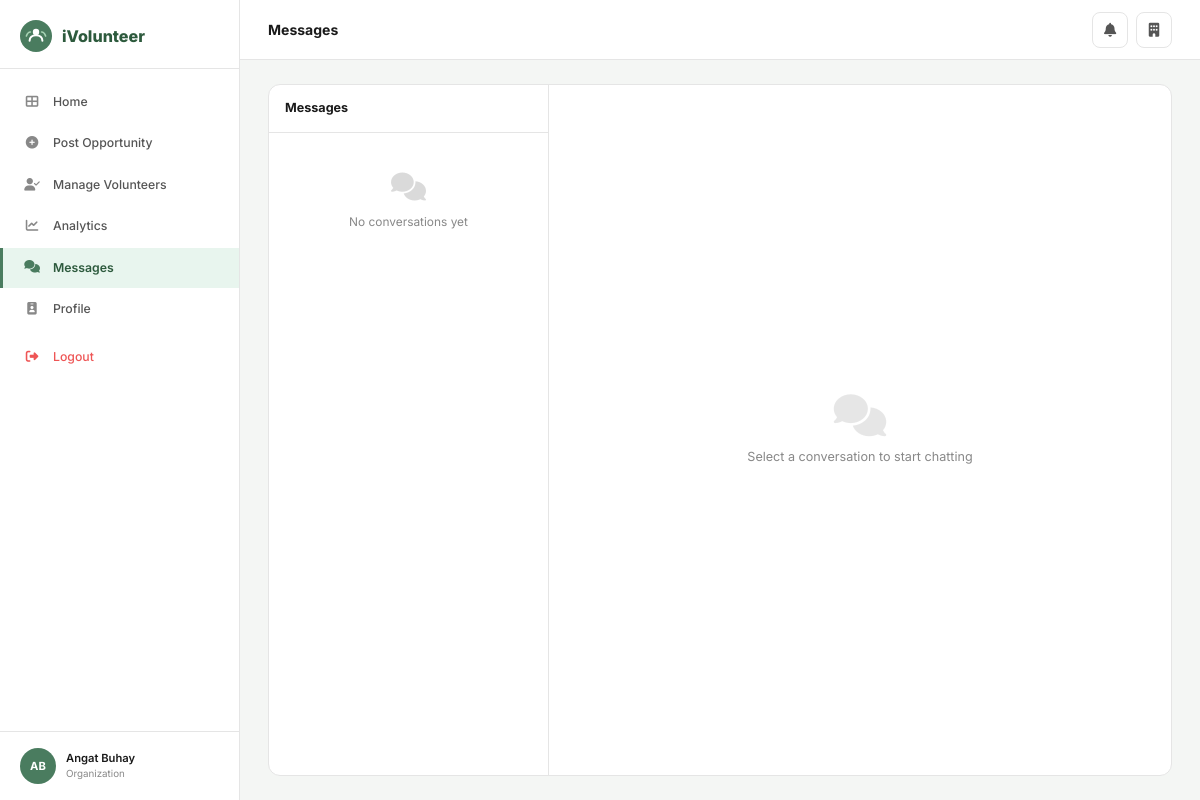
Page /chats/ (signed in) on the committed database.
### core/models.py (models this page shows, shortened)
class User(AbstractUser):
    ROLE_CHOICES = [('volunteer','Volunteer'),('organization','Organization'),('admin','Admin')]
    STATUS_CHOICES = [('active','Active'),('pending','Pending'),('suspended','Suspended'),('inactive','Inactive')]
    role = models.CharField(max_length=20, choices=ROLE_CHOICES, default='volunteer')
    phone_number = models.CharField(max_length=20, blank=True)
    profile_picture = models.ImageField(upload_to='profile_pics/', blank=True, null=True)
    location = models.CharField(max_length=200, blank=True)
    status = models.CharField(max_length=20, choices=STATUS_CHOICES, default='active')
    is_verified = models.BooleanField(default=False)

### core/views.py (the view)
# urls.py: path('chats/', views.chats, name='chats'),
@login_required
def chats(request):
    sent = Message.objects.filter(sender=request.user).values_list('receiver_id', flat=True)
    recv = Message.objects.filter(receiver=request.user).values_list('sender_id', flat=True)
    partner_ids = set(list(sent)+list(recv))
    partners = User.objects.filter(id__in=partner_ids)
    convos = []
    for p in partners:
        last = Message.objects.filter(Q(sender=request.user,receiver=p)|Q(sender=p,receiver=request.user)).order_by('-created_at').first()
        unread = Message.objects.filter(sender=p, receiver=request.user, is_read=False).count()
        convos.append({'partner': p, 'last': last, 'unread': unread})
    convos.sort(key=lambda x: x['last'].created_at if x['last'] else timezone.now(), reverse=True)
    return render(request, 'core/chats.html', {'conversations': convos})

### core/templates/core/chats.html (shortened to what this page needs)
{% extends 'core/base.html' %}
{% block page_title %}Messages{% endblock %}
{% block content %}
<div class="chat-layout">
  <div class="chat-list">
    <div class="chat-list-header">Messages</div>
    {% if conversations %}
    {% for c in conversations %}
    <a href="{% url 'chat_detail' c.partner.pk %}" class="chat-item">
      <div class="chat-av">{{ c.partner.first_name|first|upper }}</div>
      <div style="flex:1;min-width:0">
        <div style="display:flex;justify-content:space-between;align-items:center">
          <span class="chat-name">{{ c.partner.get_full_name|default:c.partner.username }}</span>
          {% if c.unread %}<span style="background:#4a7c5f;color:#fff;border-radius:50%;width:18px;height:18px;display:flex;align-items:center;justify-content:center;font-size:.65rem;font-weight:700">{{ c.unread }}</span>{% endif %}
        </div>
        <div class="chat-preview">{% if c.last %}{{ c.last.content }}{% else %}No messages yet{% endif %}</div>
      </div>
    </a>
    {% endfor %}
    {% else %}
    <div style="padding:40px 20px;text-align:center;color:#888;font-size:.85rem"><i class="fas fa-comments" style="font-size:2rem;margin-bottom:12px;display:block;opacity:.3"></i>No conversations yet</div>
    {% endif %}
  </div>
  <div style="display:flex;align-items:center;justify-content:center;color:#888;font-size:.9rem;flex-direction:column;gap:12px">
    <i class="fas fa-comments" style="font-size:3rem;opacity:.2"></i>
    <span>Select a conversation to start chatting</span>
  </div>
</div>
{% endblock %}

### core/templates/core/base.html (shortened to what this page needs)
<!DOCTYPE html>
<html lang="en">
<head>
<link rel="stylesheet" href="https://cdnjs.cloudflare.com/ajax/libs/font-awesome/6.5.0/css/all.min.css">
{% load static %}
</head>
<body>
{% block full_page %}
<div class="layout">
  {% if user.is_authenticated %}
  <aside class="sidebar">
    <div class="sidebar-logo">
      <span class="sidebar-logo-text">iVolunteer</span>
    </div>
    <nav class="sidebar-nav">
      {% if user.role == 'admin' or user.is_superuser %}
        <a href="{% url 'admin_dashboard' %}" class="nav-item {% if request.resolver_match.url_name == 'admin_dashboard' %}active{% endif %}">
          <i class="fas fa-th-large"></i> Dashboard
        </a>
        <a href="{% url 'admin_organizations' %}" class="nav-item {% if 'admin_org' in request.resolver_match.url_name %}active{% endif %}">
          <i class="fas fa-building-user"></i> Organizations
        </a>
        <a href="{% url 'admin_users' %}" class="nav-item {% if 'admin_user' in request.resolver_match.url_name %}active{% endif %}">
          <i class="fas fa-users"></i> Users
        </a>
        <a href="{% url 'admin_verification' %}" class="nav-item {% if 'verification' in request.resolver_match.url_name %}active{% endif %}">
          <i class="fas fa-id-card"></i> Verification
        </a>
        <a href="{% url 'admin_opportunities' %}" class="nav-item {% if 'admin_opportunities' in request.resolver_match.url_name %}active{% endif %}">
          <i class="fas fa-hand-holding-heart"></i> Opportunities
        </a>
        <a href="{% url 'admin_reports' %}" class="nav-item {% if 'report' in request.resolver_match.url_name %}active{% endif %}">
          <i class="fas fa-flag"></i> Reports
        </a>
        <a href="{% url 'admin_analytics' %}" class="nav-item {% if 'analytics' in request.resolver_match.url_name %}active{% endif %}">
          <i class="fas fa-chart-bar"></i> Analytics
        </a>
      {% elif user.role == 'organization' %}
        <a href="{% url 'org_dashboard' %}" class="nav-item {% if request.resolver_match.url_name == 'org_dashboard' %}active{% endif %}">
          <i class="fas fa-th-large"></i> Home
        </a>
        <a href="{% url 'create_opp' %}" class="nav-item {% if 'create_opp' == request.resolver_match.url_name %}active{% endif %}">
          <i class="fas fa-plus-circle"></i> Post Opportunity
        </a>
        <a href="{% url 'org_manage_volunteers' %}" class="nav-item {% if 'manage_volunteers' in request.resolver_match.url_name %}active{% endif %}">
          <i class="fas fa-user-check"></i> Manage Volunteers
        </a>
        <a href="{% url 'org_analytics' %}" class="nav-item {% if 'org_analytics' == request.resolver_match.url_name %}active{% endif %}">
          <i class="fas fa-chart-line"></i> Analytics
        </a>
        <a href="{% url 'chats' %}" class="nav-item {% if 'chat' in request.resolver_match.url_name %}active{% endif %}">
          <i class="fas fa-comments"></i> Messages
        </a>
        <a href="{% url 'org_profile' %}" class="nav-item {% if 'org_profile' == request.resolver_match.url_name %}active{% endif %}">
          <i class="fas fa-id-badge"></i> Profile
        </a>
      {% endif %}
      <a href="{% url 'logout' %}" class="nav-item nav-logout" style="margin-top:8px">
        <i class="fas fa-sign-out-alt"></i> Logout
      </a>
    </nav>
    <div class="sidebar-footer">
      <div class="sidebar-user">
        <div class="s-avatar">
          {% if user.profile_picture %}<img src="{{ user.profile_picture.url }}" alt="">
          {% else %}{{ user.first_name|first|upper }}{{ user.last_name|first|upper }}{% endif %}
        </div>
        <div>
          <div class="s-user-name">{{ user.get_full_name|default:user.username }}</div>
          <div class="s-user-role">{{ user.get_role_display }}</div>
        </div>
      </div>
    </div>
  </aside>
  {% endif %}
  <main class="main">
    {% if user.is_authenticated %}
    <header class="topbar">
      <span class="topbar-title">{% block page_title %}{% endblock %}</span>
      <div class="topbar-right">
        <a href="{% url 'notifications' %}" class="icon-btn" title="Notifications">
          <i class="fas fa-bell"></i>
        </a>
        {% if user.role == 'volunteer' %}
        <a href="{% url 'vol_profile' %}" class="icon-btn"><i class="fas fa-user"></i></a>
        {% elif user.role == 'organization' %}
        <a href="{% url 'org_profile' %}" class="icon-btn"><i class="fas fa-building"></i></a>
        {% endif %}
      </div>
    </header>
    {% endif %}
    <div class="content">
      {% block content %}{% endblock %}
    </div>
  </main>
</div>
{% endblock full_page %}
</body>
</html>

### core/templates/core/base.html (style rules this page uses)
:root { --green:#4a7c5f;--green-dark:#2d5a3d;--green-mid:#3d6b50;--green-light:#e8f5ee; --green-btn:#4a7c5f;--accent:#f0a500; --sidebar-bg:#fff;--sidebar-w:240px; --text:#1a1a1a;--text-2:#555;--text-3:#888; --bg:#f4f6f4;--white:#fff; --border:#e5e5e5;--border-2:#d0d0d0; --radius:12px;--radius-sm:8px; --shadow:0 1px 3px rgba(0,0,0,.08),0 2px 8px rgba(0,0,0,.04); --shadow-md:0 4px 16px rgba(0,0,0,.1); }
*,*::before,*::after { box-sizing:border-box;margin:0;padding:0 }
html { font-size:14px }
body { font-family:'Inter',sans-serif;background:var(--bg);color:var(--text);line-height:1.5 }
a { color:inherit;text-decoration:none }
.layout { display:flex;min-height:100vh }
.sidebar { width:var(--sidebar-w);background:var(--white);border-right:1px solid var(--border);position:fixed;top:0;left:0;bottom:0;display:flex;flex-direction:column;overflow-y:auto;z-index:200 }
.sidebar-logo { padding:20px 20px 16px;display:flex;align-items:center;gap:10px;border-bottom:1px solid var(--border) }
.sidebar-logo-text { font-size:1.15rem;font-weight:800;color:var(--green-dark) }
.sidebar-nav { flex:1;padding:12px 0 }
.nav-item { display:flex;align-items:center;gap:12px;padding:11px 20px;color:var(--text-2);font-size:.875rem;font-weight:500;cursor:pointer;transition:.15s;border-left:3px solid transparent;margin:1px 0 }
.nav-item i { width:18px;text-align:center;color:var(--text-3);font-size:.9rem }
.nav-item.active { background:var(--green-light);color:var(--green-dark);font-weight:600;border-left-color:var(--green) }
.nav-item.active i { color:var(--green) }
.nav-logout { color:#e55;margin-top:auto }
.nav-logout i { color:#e55 }
.sidebar-footer { padding:16px 20px;border-top:1px solid var(--border) }
.sidebar-user { display:flex;align-items:center;gap:10px }
.s-avatar { width:36px;height:36px;border-radius:50%;background:var(--green);color:#fff;display:flex;align-items:center;justify-content:center;font-weight:700;font-size:.8rem;flex-shrink:0;overflow:hidden }
.s-user-name { font-size:.8rem;font-weight:600;color:var(--text) }
.s-user-role { font-size:.7rem;color:var(--text-3) }
.main { margin-left:var(--sidebar-w);flex:1;display:flex;flex-direction:column }
.topbar { background:var(--white);border-bottom:1px solid var(--border);height:60px;display:flex;align-items:center;justify-content:space-between;padding:0 28px;position:sticky;top:0;z-index:100 }
.topbar-title { font-size:1rem;font-weight:700;color:var(--text) }
.topbar-right { display:flex;align-items:center;gap:8px }
.icon-btn { width:36px;height:36px;border-radius:8px;border:1px solid var(--border);background:var(--white);display:flex;align-items:center;justify-content:center;color:var(--text-2);cursor:pointer;transition:.15s;position:relative }
.content { padding:24px 28px;flex:1;max-width:1180px;width:100% }
.chat-layout { display:grid;grid-template-columns:280px 1fr;height:calc(100vh - 108px);border-radius:var(--radius);overflow:hidden;border:1px solid var(--border);background:var(--white) }
.chat-list { border-right:1px solid var(--border);overflow-y:auto }
.chat-list-header { padding:14px 16px;font-weight:700;border-bottom:1px solid var(--border);font-size:.9rem }

### rows in the picture
User: first_name|first "A", last_name|first "B", get_full_name "Angat Buhay", role "Organization"
